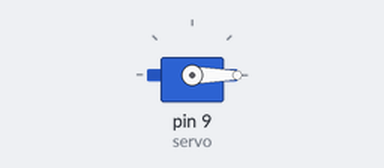
Recording of a sketch running on a simulated Arduino Uno, built with avr-gcc and run on an emulated ATmega328P. Shown: servo.

Above: at 0.05 s.
At 3.25 s:
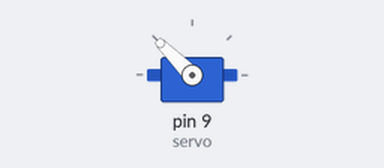
At 6.5 s:
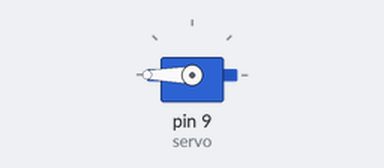
At 13.0 s:
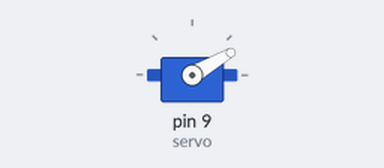
Timing chart, 0 to 18.2 s (numbered marks = the images above):
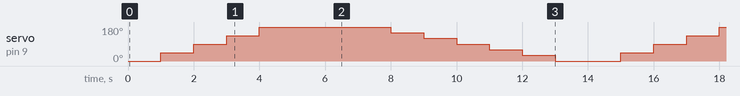

The sketch:

servoCircuitCode.ino
```cpp
#include <Servo.h>

int pos = 0;
Servo servo;

void setup()
{
  //attach pin 9 to servo
  servo.attach(9);
}

void loop()
{
 // from 0 to 180 in steps of 45 degrees with delay of 1sec between each 45deg
 for (pos = 0; pos <= 180; pos += 45) {
    servo.write(pos);
    delay(1000);
  }

  //2 second delay before starting second movement
  delay(2000);

  // from 180 to 0 in steps of 30 degrees with delay of 1sec between each 30deg
  for (pos = 180; pos >= 0; pos -= 30) {
    servo.write(pos);
    delay(1000);
  }
}
```

Measured:
- by itself, servo on pin 9 (servo): repeats every 14.0 s: 90° 1.0 s, 135° 1.0 s, 180° 4.0 s, 150° 1.0 s, 120° 1.0 s, 90° 1.0 s, 60° 1.0 s, 30° 1.0 s, 0° 2.0 s, 45° 1.0 s
